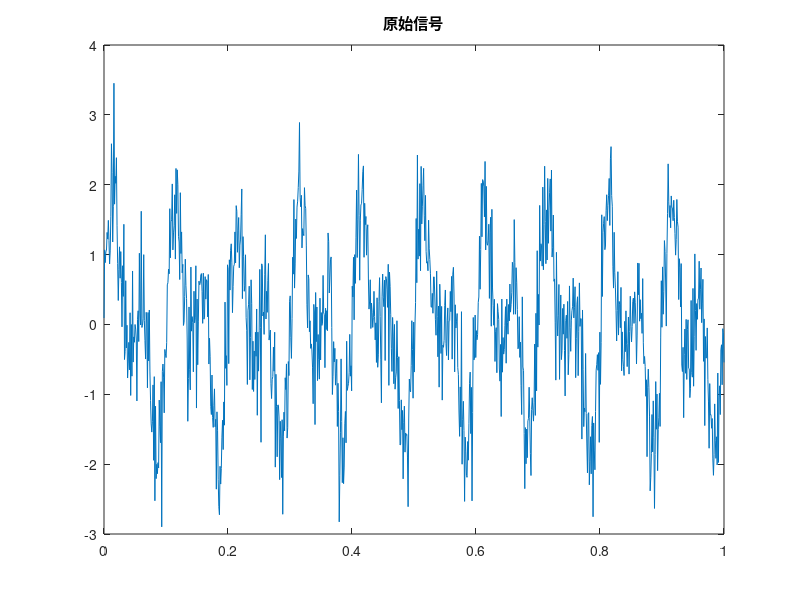

MATLAB code for this plot: (Note: this script raises an error after producing the figure.)
% 生成包含噪声的信号
t = linspace(0, 1, 1000);
x = sin(2 * pi * 10 * t) + sin(2 * pi * 20 * t) + 0.5 * randn(1, 1000);

% 绘制信号
figure;
plot(t, x);
title('原始信号');

% 定义小波变换的参数
wavelet = 'db4';
level = 4;

% 将信号进行小波变换
[C, L] = wavedec(x, level, wavelet);

% 计算每一层的阈值
thr = wthrmngr('dw1ddenoLVL', C, L, wavelet);
[C_comp, L_comp] = wthresh(C, 's', thr);

% 重构去噪后的信号
x_comp = waverec(C_comp, L_comp, wavelet);

% 绘制去噪后的信号
figure;
plot(t, x_comp);
title('去噪后的信号');
